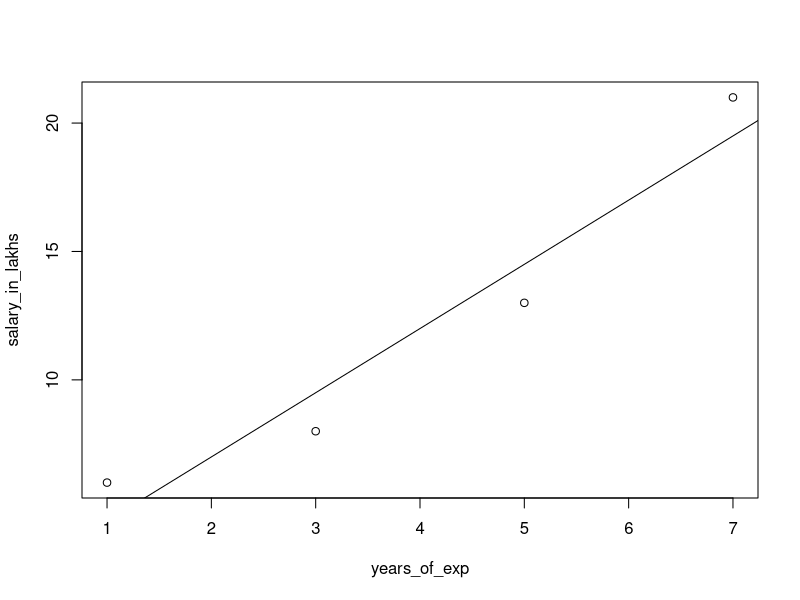

Write the R code that produced this figure.
years_of_exp = c(7,5,1,3)
salary_in_lakhs = c(21,13,6,8) 


employee.data = data.frame(years_of_exp, salary_in_lakhs)
employee.data

# Estimation of the salary of an employee, based on his year of experience and satisfaction score in his company.

model <- lm(salary_in_lakhs ~ years_of_exp, data = employee.data)
summary(model)

# The formula of Regression becomes
# Y = 2 + 2.5*year_of_Exp
# Visualization of Regression

plot(salary_in_lakhs ~ years_of_exp, data = employee.data)
abline(model)



x.data=data.frame(years_of_exp=12)
y<-predict(model,x.data)
print(y)
